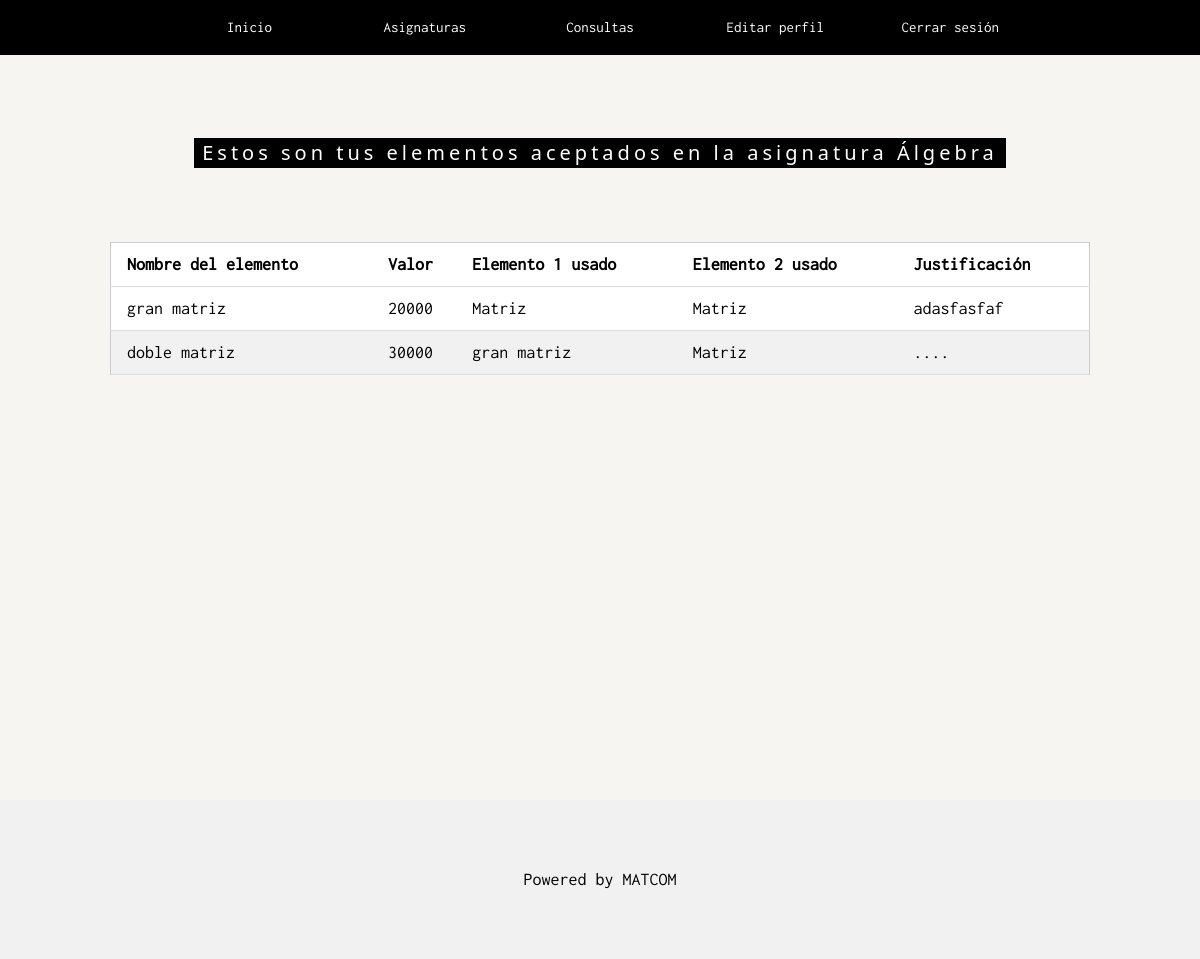
The page /subjects/subject_student/accepted_list/5 (signed in) on the database its author committed.
### apps/study/models.py (models this page shows)
class Study(models.Model):
    id=models.AutoField(primary_key=True)
    student=models.ForeignKey(Student,models.CASCADE,default=0)
    subject=models.ForeignKey(Subject,models.CASCADE,default=0)
    credits=models.IntegerField(default=0)
    class Meta:
        unique_together=(('student','subject'),)

### apps/subjects/models.py (models this page shows, shortened)
class Subject(models.Model):
    id=models.AutoField(primary_key=True)
    name=models.CharField(max_length=100,unique=True)

### apps/non_basic_elements/models.py (models this page shows, shortened)
class NonBasicElement(Element):
    element1=models.ForeignKey(Element,models.RESTRICT, related_name='nonBasicElement_element1')
    element2=models.ForeignKey(Element,models.RESTRICT, related_name='nonBasicElement_element2')
    justification=models.CharField(max_length=1000)
    accepted=models.BooleanField(default=False)
    study=models.ForeignKey(Study,models.CASCADE,related_name='nonBasicElement_study')

### apps/elements/models.py (models this page shows, shortened)
class Element(models.Model):
    id=models.AutoField(primary_key=True)
    name=models.CharField(max_length=150)
    value=models.IntegerField()
    date_time_creation=models.DateTimeField()

### apps/non_basic_elements/views.py (the view)
# urls.py: path('subjects/subject_student/accepted_list/<int:pk>',accepted_list,name='accepted_list'),
@permission_required('non_basic_elements.view_nonbasicelement')
def accepted_list(request,pk):
    study=Study.objects.get(subject=pk,student=request.user.id)
    non_basic_elements=NonBasicElement.objects.filter(study=study.id).filter(accepted=True)
    return render(request,'accepted_list.html',{'study':study,'non_basic_elements':non_basic_elements})

### templates/accepted_list.html (shortened to what this page needs)
{% extends "_base_template.html" %}
{% load static %}
{% block content %}
<div class="w3-sand w3-grayscale w3-large" style="min-height: 100%;">
    <div class="w3-content w3-padding-64" style="max-width:700">
        <h4 class="w3-center w3-padding-64"><span class="w3-tag w3-wide">Estos son tus elementos aceptados en la asignatura {{study.subject.name}}</span></h4>
        <table class="w3-table-all">
            <thead>
                <tr>
                    <th>Nombre del elemento</th>
                    <th>Valor</th>
                    <th>Elemento 1 usado</th>
                    <th>Elemento 2 usado</th>
                    <th>Justificación</th>
                </tr>
            </thead>
            <tbody>
                {% for element in non_basic_elements %}
                <tr>
                    <td>{{element.name}}</td>
                    <td>{{element.value}}</td>
                    <td>{{element.element1.name}}</td>
                    <td>{{element.element2.name}}</td>
                    <td>{{element.justification}}</td>
                </tr>
                {% endfor %}
            </tbody>
        </table>
    </div>
</div>
{% endblock %}

### static/css/w3.css (style rules this page uses)
*,*:before,*:after { box-sizing:inherit }
html { -ms-text-size-adjust:100%;-webkit-text-size-adjust:100% }
body { margin:0 }
html,body { font-family:Verdana,sans-serif;font-size:15px;line-height:1.5 }
html { overflow-x:hidden }
h4 { font-size:20px }
h1,h2,h3,h4,h5,h6 { font-family:"Segoe UI",Arial,sans-serif;font-weight:400;margin:10px 0 }
.w3-wide { letter-spacing:4px }
.w3-table,.w3-table-all { border-collapse:collapse;border-spacing:0;width:100%;display:table }
.w3-table-all { border:1px solid #ccc }
.w3-bordered tr,.w3-table-all tr { border-bottom:1px solid #ddd }
.w3-table-all tr:nth-child(odd) { background-color:#fff }
.w3-table-all tr:nth-child(even) { background-color:#f1f1f1 }
.w3-table td,.w3-table th,.w3-table-all td,.w3-table-all th { padding:8px 8px;display:table-cell;text-align:left;vertical-align:top }
.w3-table th:first-child,.w3-table td:first-child,.w3-table-all th:first-child,.w3-table-all td:first-child { padding-left:16px }
.w3-badge,.w3-tag { background-color:#000;color:#fff;display:inline-block;padding-left:8px;padding-right:8px;text-align:center }
.w3-content,.w3-auto { margin-left:auto;margin-right:auto }
.w3-content { max-width:980px }
.w3-greyscale,.w3-grayscale { filter:grayscale(75%) }
.w3-large { font-size:18px!important }
.w3-center { text-align:center!important }
.w3-padding-64 { padding-top:64px!important;padding-bottom:64px!important }
.w3-sand,.w3-hover-sand:hover { color:#000!important;background-color:#fdf5e6!important }

### static/css/style_main_temp.css (style rules this page uses)
body, html { height: 100%; font-family: "Inconsolata", sans-serif; }

### rows shown on the page
Study: subject.name "Álgebra"
NonBasicElement: name "gran matriz", value "20000", element1.name "Matriz", element2.name "Matriz", justification "adasfasfaf"
NonBasicElement: name "doble matriz", value "30000", element1.name "gran matriz", element2.name "Matriz", justification "...."
